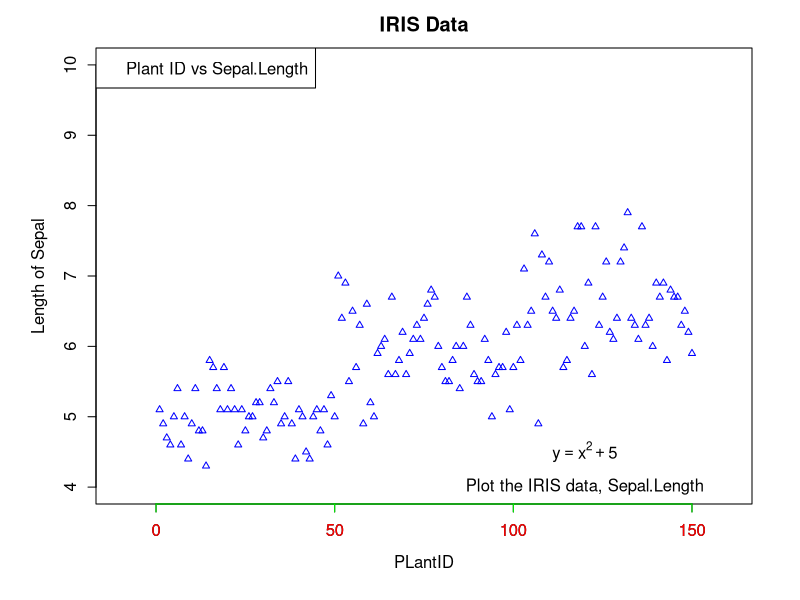

This chart was generated by the following R code:
#HW08
# Name：楊淯元
# ID：B05603043
# Subject：PlotFigure
# Date: 5/7, 2017

par(mex=0.8, mar=c(6, 6, 3, 3))
plot(iris$Sepal.Length, xlim=c(-10,160), ylim=c(4,10), xlab="PLantID", ylab="Length of Sepal", main="IRIS Data", col="blue", pch=2, cex=0.7)
axis(side=1, col="green", col.axis="red")
legend("topleft", legend=c("Plant ID vs Sepal.Length"))
text(120, 4, label=c("Plot the IRIS data, Sepal.Length"))
text(120, 4.5, expression(y==x^2+5))
